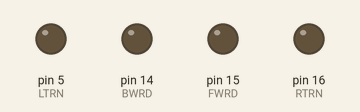
Recording of a sketch running on a simulated Arduino Leonardo, built with avr-gcc and run on an emulated ATmega32U4. Shown: output pins drawn as LEDs (lit = HIGH). At 5.5 s the program stops and its outputs stay as they are.

Above: at 0.1 s.
At 1.1 s:
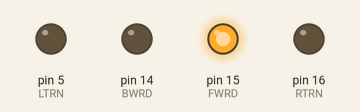
At 2.1 s:
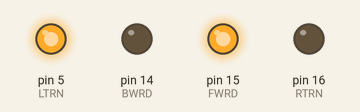
At 3.1 s:
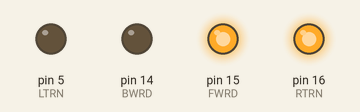
At 4.6 s:
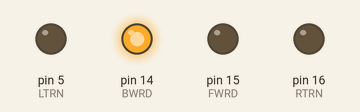
Timing chart, 0 to 7.0 s (numbered marks = the images above):
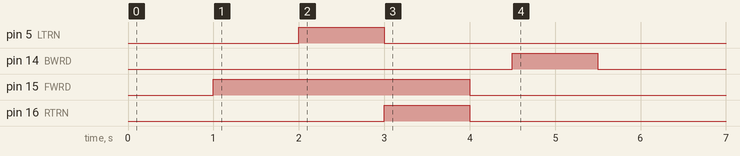

Measured:
- by itself, pin 5 (LTRN): LOW → HIGH at 2.0 s, → LOW 1.0 s later
- by itself, pin 14 (BWRD): LOW → HIGH at 4.5 s, → LOW 1.0 s later
- by itself, pin 15 (FWRD): LOW → HIGH at 1.0 s, → LOW 3.0 s later
- by itself, pin 16 (RTRN): LOW → HIGH at 3.0 s, → LOW 1.0 s later

The sketch:

carTest.ino
```cpp
//leonardo hookup
/*
const int LTRN = 7;
const int RTRN = 8;
const int FWRD = 11;
const int BWRD = 12;
*/

//micro hookup

const int LTRN = 5;
const int RTRN = 16;
const int FWRD = 15;
const int BWRD = 14;
const int BUTTON = 7;

void setup() {
  // put your setup code here, to run once:
  pinMode(LTRN, OUTPUT);
  pinMode(RTRN, OUTPUT);
  pinMode(FWRD, OUTPUT);
  pinMode(BWRD, OUTPUT);
}

void loop() {
  // put your main code here, to run repeatedly:
  delay(1000);
  digitalWrite(FWRD, HIGH);
  delay(1000);
  digitalWrite(LTRN, HIGH);
  delay(1000);
  digitalWrite(LTRN, LOW);
  digitalWrite(RTRN, HIGH);
  delay(1000);
  digitalWrite(LTRN, LOW);
  digitalWrite(RTRN, LOW);
  digitalWrite(FWRD, LOW);
  delay(500);
  digitalWrite(BWRD, HIGH);
  delay(1000);
  digitalWrite(BWRD, LOW);
  while(true);
}
```
